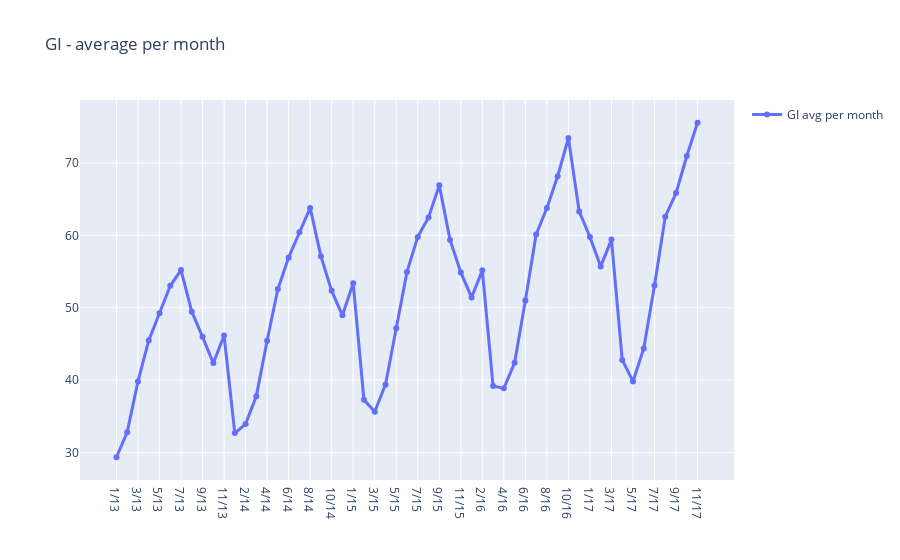

The cell this chart's notebook holds for it:
### Markdown cell above
# Total GI
Graph of average monthly GI for all stores and items:

### Code cell
monthly_df = features.groupby([features.date.dt.year, features.date.dt.month])['sales'].mean()
monthly_df.index = monthly_df.index.set_names(['year', 'month'])
monthly_df = monthly_df.reset_index()
x_axis = []
for y in range(13, 18):
    for m in range(1,12):
        x_axis.append("{}/{}".format(m,y))
trace = go.Scatter(x= x_axis, y= monthly_df.sales, mode= 'lines+markers', name= 'GI avg per month', line=dict(width=3))
layout = go.Layout(autosize=True, title= 'GI - average per month', showlegend=True)
fig = go.Figure(data=[trace], layout=layout)
iplot(fig)

### Figure 1 — Plotly figure (JSON) as saved in the notebook; plotly's stock layout.template omitted (floating-point values rounded to 4 significant figures)
{"data": [{"line": {"width": 3}, "mode": "lines+markers", "name": "GI avg per month", "type": "scatter", "x": ["1/13", "2/13", "3/13", "4/13", "5/13", "6/13", "7/13", "8/13", "9/13", "10/13", "11/13", "1/14", "2/14", "3/14", "4/14", "5/14", "6/14", "7/14", "8/14", "9/14", "10/14", "11/14", "1/15", "2/15", "3/15", "4/15", "5/15", "6/15", "7/15", "8/15", "9/15", "10/15", "11/15", "1/16", "2/16", "3/16", "4/16", "5/16", "6/16", "7/16", "8/16", "9/16", "10/16", "11/16", "1/17", "2/17", "3/17", "4/17", "5/17", "6/17", "7/17", "8/17", "9/17", "10/17", "11/17"], "y": [29.35, 32.82, 39.83, 45.48, 49.24, 53.04, 55.22, 49.47, 45.99, 42.36, 46.18, 32.68, 33.93, 37.79, 45.44, 52.59, 56.96, 60.46, 63.81, 57.14, 52.34, 48.96, 53.39, 37.29, 35.65, 39.38, 47.16, 54.96, 59.8, 62.48, 66.93, 59.38, 54.89, 51.44, 55.18, 39.2, 38.87, 42.41, 51.02, 60.13, 63.79, 68.18, 73.47, 63.32, 59.79, 55.72, 59.43, 42.8, 39.83, 44.38, 53.08, 62.59, 65.85, 70.97, 75.57, 66.22, 62.35, 57.49, 61.92, 44.85]}], "layout": {"autosize": true, "showlegend": true, "title": {"text": "GI - average per month"}}}
